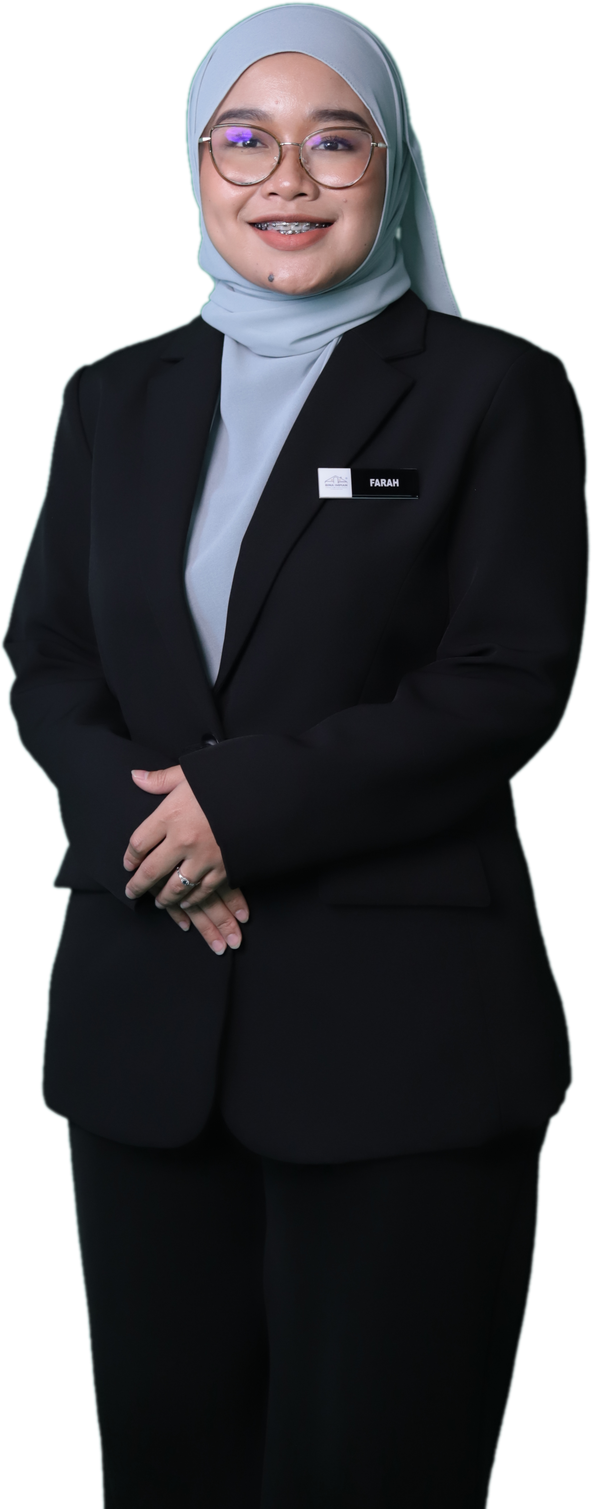
#> input picture poster-open-day/team-cut/IMG_1736.png, 592 x 1509 px, given in place of IMG_1736.png.JPG, which was not available
$ python key.py team-cut/IMG_1736.png
#> lines starting #> are read from the running program, lines starting #| are printed output that depends on the picture
import numpy as np, sys
from PIL import Image, ImageOps, ImageFilter
from scipy import ndimage
for name in sys.argv[1:]:
    im=ImageOps.exif_transpose(Image.open(f'team-raw/{name}.JPG')).convert('RGB')
    im.thumbnail((2000,2000), Image.LANCZOS)
    a=np.asarray(im).astype(np.float32)
    r,g,b=a[...,0],a[...,1],a[...,2]
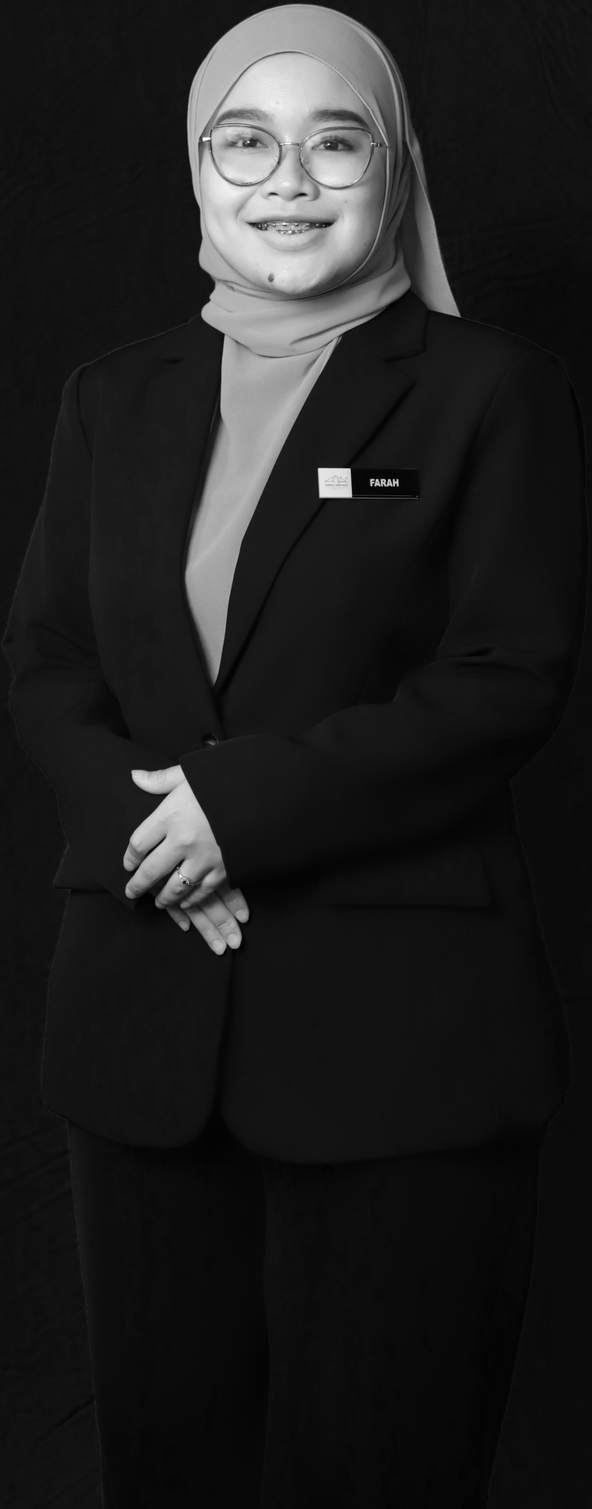
#> r: shape (1509, 592) float32; min 0, max 255, mean 31.8
    mx=np.maximum(r,b); gd=g-mx; ratio=g/(mx+1)
#> after `mx = np.maximum(r, b)`:
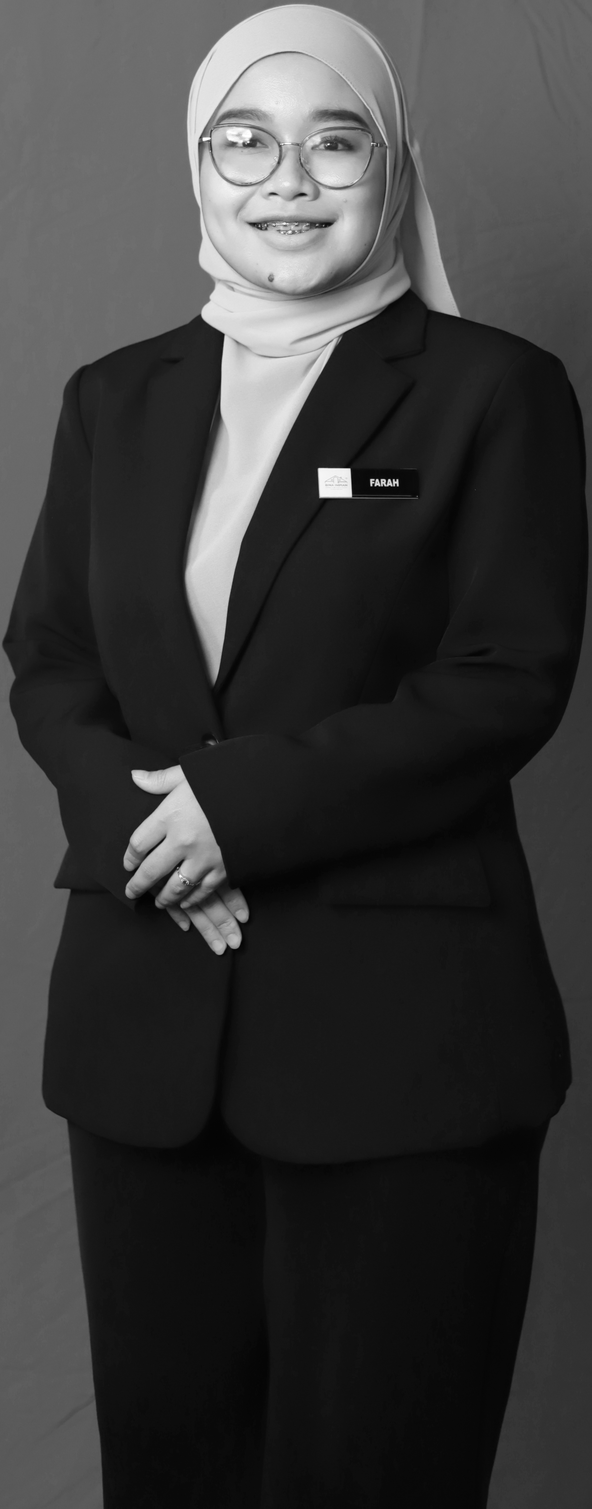
#> mx: shape (1509, 592) float32; min 0, max 255, mean 57.2
#> after `gd = g - mx`:
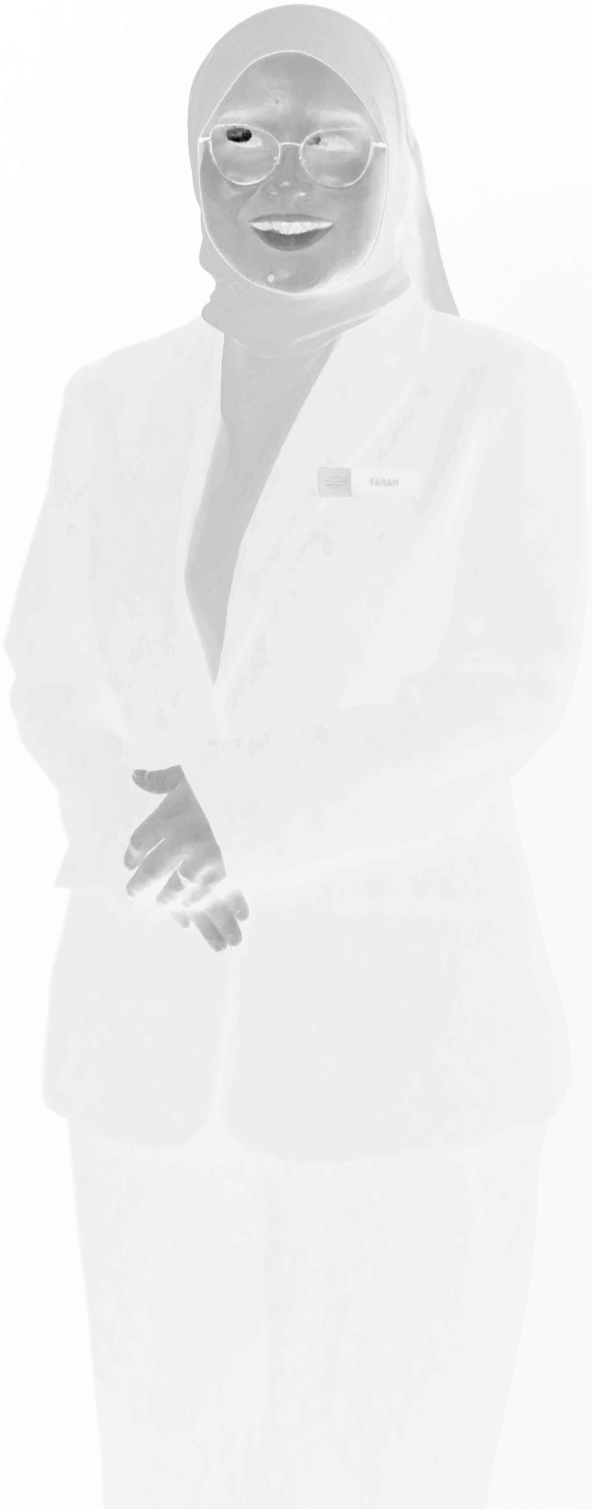
#> gd: shape (1509, 592) float32; min -165, max 7, mean -3.78; drawn with min black and max white
#> after `ratio = g / (mx + 1)`:
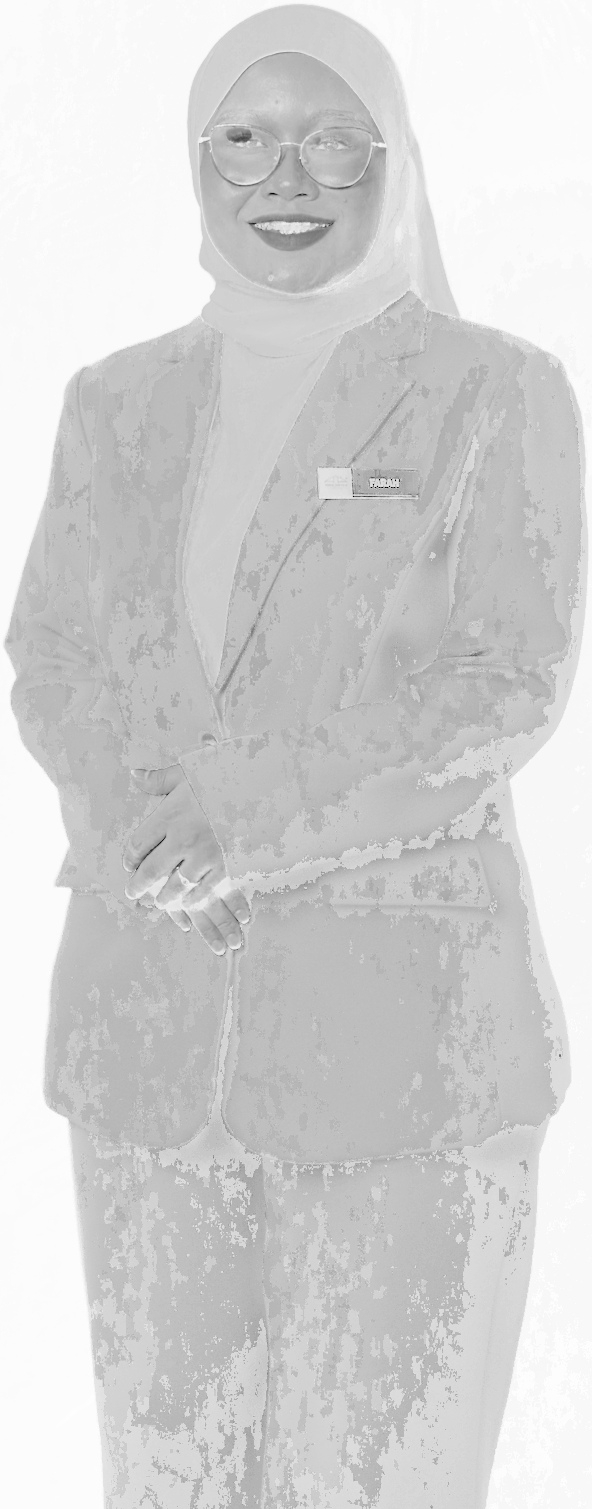
#> ratio: shape (1509, 592) float32; min 0, max 1.07, mean 0.88; drawn with min black and max white
    alpha=1-np.clip((ratio-1.06)/0.12,0,1)*np.clip((gd-4)/12,0,1)
    fg=alpha>0.5
#> fg: shape (1509, 592) bool; every value is 1
    lab,n=ndimage.label(fg)
#> lab: shape (1509, 592) int32; every value is 1
#> n = 1
    sizes=ndimage.sum(fg,lab,range(1,n+1))
#> sizes = [893328]
    keep=lab==(np.argmax(sizes)+1)
    keep=ndimage.binary_fill_holes(keep)
    keep=ndimage.binary_dilation(keep,iterations=3)
    alpha=alpha*keep
    lim=np.maximum(r,b)
    g2=np.where(g>lim,lim+(g-lim)*0.15,g)
    out=np.dstack([r,g2,b,alpha*255]).clip(0,255).astype(np.uint8)
    o=Image.fromarray(out,'RGBA')
    A=o.split()[3].filter(ImageFilter.GaussianBlur(1.2)); o.putalpha(A)
    o=o.crop(o.getbbox())
    o.save(f'team-cut/{name}.png'); print(name,o.size)
#| team-cut/IMG_1736.png (592, 1509)

$ run again, on poster-open-day/team-cut/IMG_1848.png
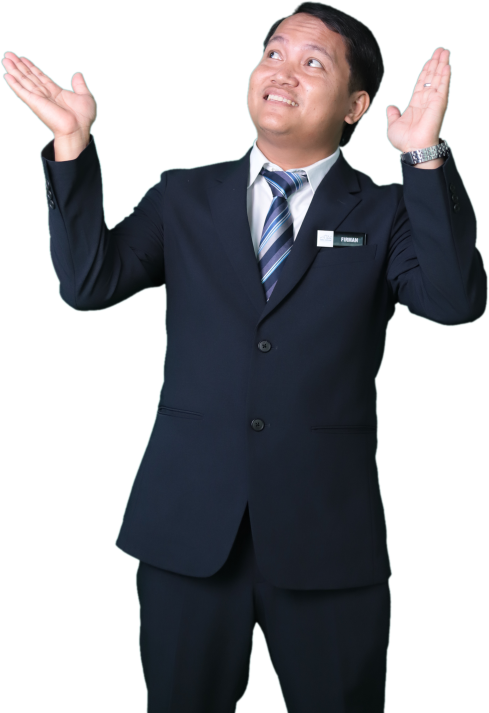
#> input picture poster-open-day/team-cut/IMG_1848.png, 978 x 1426 px, given in place of IMG_1848.png.JPG, which was not available (shown at 1/2 size)
#> `mx = np.maximum(r, b)`:
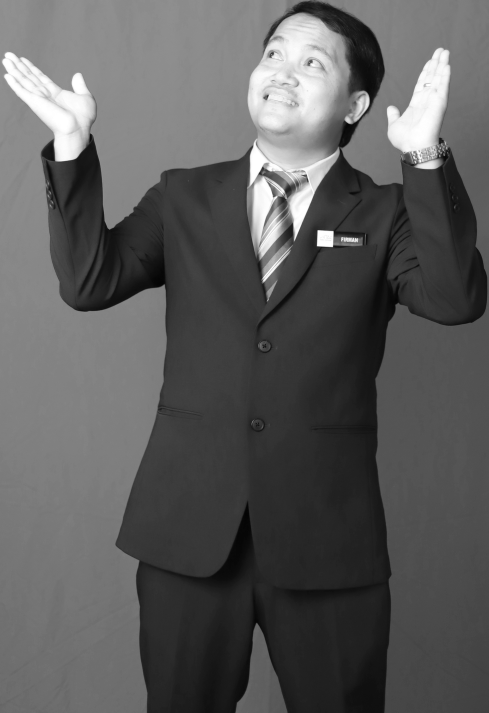
#> mx: shape (1426, 978) float32 (shown at 1/2 size); min 3, max 255, mean 91.2
#> `ratio = g / (mx + 1)`:
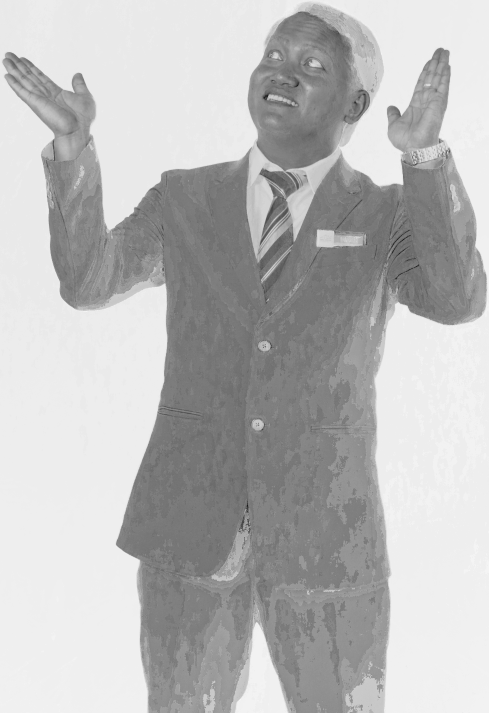
#> ratio: shape (1426, 978) float32 (shown at 1/2 size); min 0.375, max 1.1, mean 0.901; drawn with min black and max white
#> fg: shape (1426, 978) bool; every value is 1
#> lab: shape (1426, 978) int32; every value is 1
#> n = 1
#> sizes = [1394628]
#| team-cut/IMG_1848.png (978, 1426)

$ run again, on poster-open-day/team-cut/IMG_1852.png
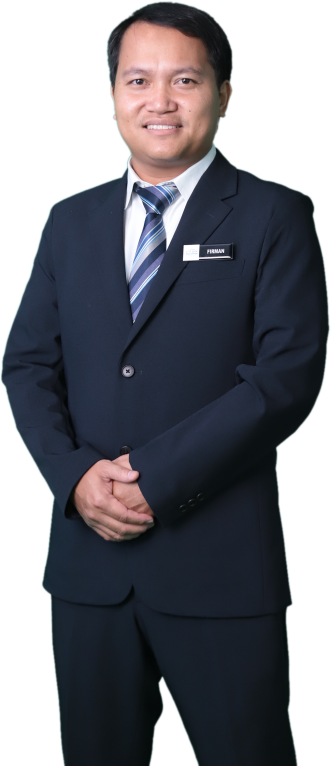
#> input picture poster-open-day/team-cut/IMG_1852.png, 661 x 1531 px, given in place of IMG_1852.png.JPG, which was not available (shown at 1/2 size)
#> `mx = np.maximum(r, b)`:
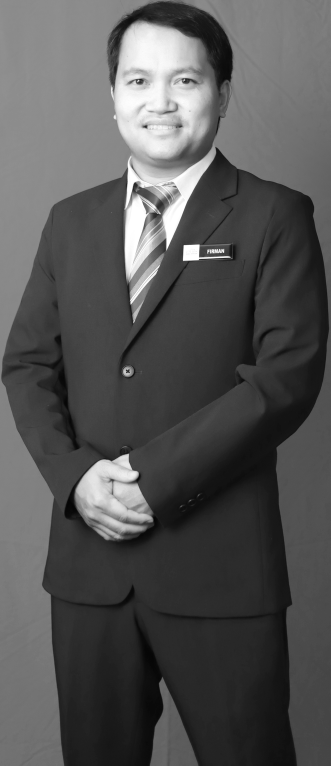
#> mx: shape (1531, 661) float32 (shown at 1/2 size); min 3, max 255, mean 84.2
#> `ratio = g / (mx + 1)`:
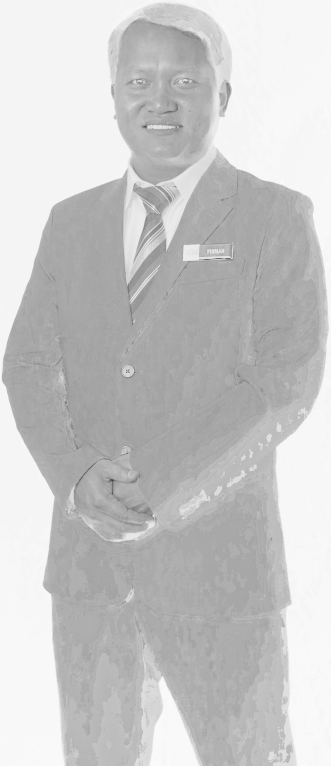
#> ratio: shape (1531, 661) float32 (shown at 1/2 size); min 0, max 1.08, mean 0.847; drawn with min black and max white
#> fg: shape (1531, 661) bool; every value is 1
#> lab: shape (1531, 661) int32; every value is 1
#> n = 1
#> sizes = [1011991]
#| team-cut/IMG_1852.png (661, 1531)

$ run again, on poster-open-day/team-cut/IMG_1960.png
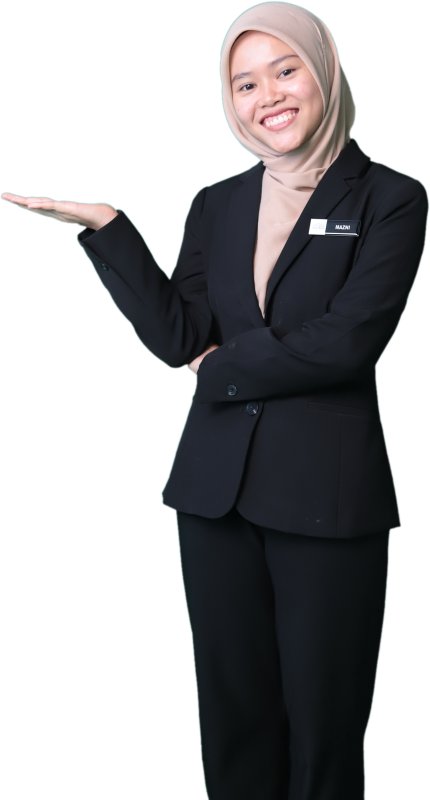
#> input picture poster-open-day/team-cut/IMG_1960.png, 860 x 1599 px, given in place of IMG_1960.png.JPG, which was not available (shown at 1/2 size)
#> `mx = np.maximum(r, b)`:
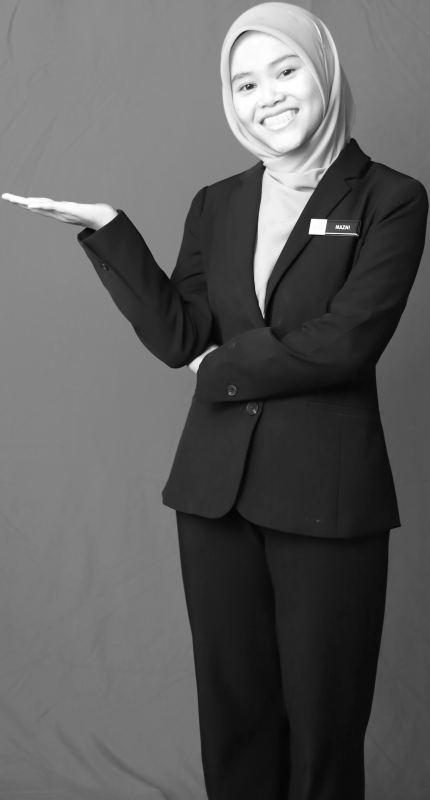
#> mx: shape (1599, 860) float32 (shown at 1/2 size); min 0, max 255, mean 93.2
#> `ratio = g / (mx + 1)`:
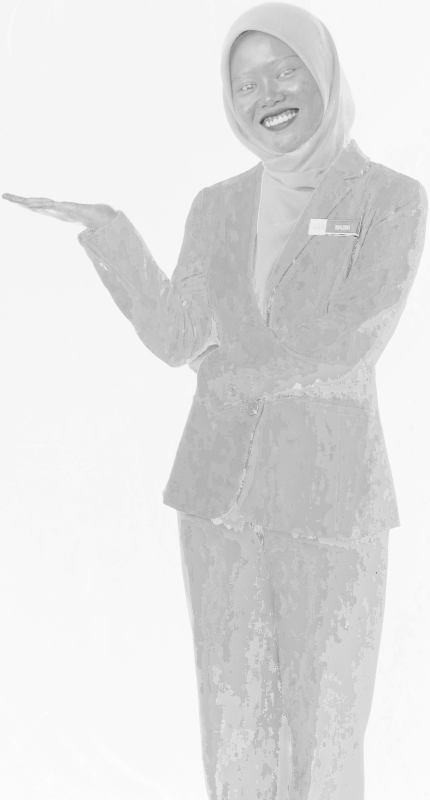
#> ratio: shape (1599, 860) float32 (shown at 1/2 size); min 0, max 1.07, mean 0.947; drawn with min black and max white
#> fg: shape (1599, 860) bool; every value is 1
#> lab: shape (1599, 860) int32; every value is 1
#> n = 1
#> sizes = [1375140]
#| team-cut/IMG_1960.png (860, 1599)
